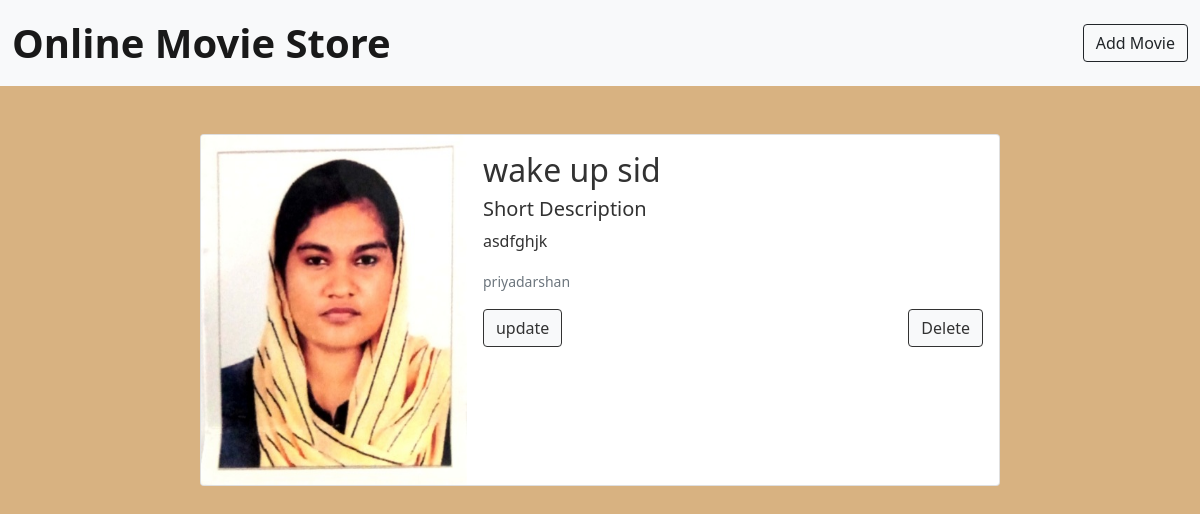
/detail/1, run on the app's committed database.
### movieapp/models.py (models this page shows)
class Movie(models.Model):
    title=models.CharField(max_length=20)
    director=models.CharField(max_length=20)
    year=models.IntegerField(max_length=20)
    language=models.CharField(max_length=20)
    image=models.ImageField(upload_to='images')
    description=models.TextField()

### movieapp/views.py (the view)
# urls.py: path('detail/<int:i>',views.DetailView.as_view(),name="detail"),
class DetailView(View):
    def get(self,request,i):
        m=Movie.objects.get(id=i)
        context={'movie':m}
        return render(request,'detail.html',context)

### template/detail.html
{% extends 'base.html' %}
{% block content %}
<div class="container mt-5">
<div class="container mt-5">
<div class="card mb-3 mt-3 mx-auto" style="max-width: 800px;">
  <div class="row g-0">
    <div class="col-md-4">
      <img src="{{movie.image.url}}" class="img-fluid rounded-start " style="height:350px ;width=100%;"  alt="...">
    </div>
    <div class="col-md-8">
      <div class="card-body mx-auto">
        <h2 class="card-title">{{movie.title}}</h2>
        <h5 class="fw-light">Short Description</h5>
        <p class="card-text">{{movie.description}}</p>
        <p class="card-text"><small class="text-muted">{{movie.director}}</small></p>
        <div class="d-flex justify-content-between">
      <a href="{% url 'update' movie.id %}" class="btn btn-light">update</a>
      <a href="{% url 'delete' movie.id %}" class="btn btn-light">Delete</a>
    </div>
      </div>
    </div>
  </div>
</div>
</div>
  </div>
{% endblock %}

### static/css/style.css (style rules this page uses)
body { background-color:#D8B281; color:#323232; }
.btn-light { border-color:#323232; color:#323232; }

### data on the page
Movie: image (picture), title "wake up sid", description "asdfghjk", director "priyadarshan"
